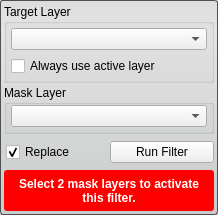
<?xml version="1.0" encoding="UTF-8"?>
<ui version="4.0">
 <class>RemoveFilterInterface</class>
 <widget class="QWidget" name="RemoveFilterInterface">
  <property name="geometry">
   <rect>
    <x>0</x>
    <y>0</y>
    <width>218</width>
    <height>215</height>
   </rect>
  </property>
  <property name="sizePolicy">
   <sizepolicy hsizetype="Preferred" vsizetype="Preferred">
    <horstretch>0</horstretch>
    <verstretch>0</verstretch>
   </sizepolicy>
  </property>
  <property name="minimumSize">
   <size>
    <width>213</width>
    <height>139</height>
   </size>
  </property>
  <property name="baseSize">
   <size>
    <width>213</width>
    <height>139</height>
   </size>
  </property>
  <property name="windowTitle">
   <string>RemoveFilter</string>
  </property>
  <property name="styleSheet">
   <string notr="true">QWidget#RemoveFilterInterface{
  border-radius: 3px;
  border: 1px solid rgb(80, 80,80);
  background-color: qlineargradient(spread:pad, x1:0.5, y1:0, x2:0.5, y2:0.960227, stop:0 rgba(221, 221, 221, 255), stop:0.155779 rgba(228, 228, 228, 255), stop:1 rgba(202, 204, 204, 255));      
}</string>
  </property>
  <layout class="QVBoxLayout" name="verticalLayout">
   <property name="spacing">
    <number>2</number>
   </property>
   <property name="margin">
    <number>4</number>
   </property>
   <item>
    <widget class="QGroupBox" name="target_groupbox_">
     <property name="title">
      <string>Target Layer</string>
     </property>
     <property name="alignment">
      <set>Qt::AlignLeading|Qt::AlignLeft|Qt::AlignTop</set>
     </property>
     <property name="checkable">
      <bool>false</bool>
     </property>
     <layout class="QVBoxLayout" name="verticalLayout_4">
      <property name="margin">
       <number>4</number>
      </property>
      <item>
       <widget class="QtUtils::QtDropableComboBox" name="target_layer_">
        <property name="sizePolicy">
         <sizepolicy hsizetype="Ignored" vsizetype="Fixed">
          <horstretch>0</horstretch>
          <verstretch>0</verstretch>
         </sizepolicy>
        </property>
       </widget>
      </item>
      <item>
       <widget class="QWidget" name="widget_2" native="true">
        <property name="minimumSize">
         <size>
          <width>0</width>
          <height>20</height>
         </size>
        </property>
        <layout class="QHBoxLayout" name="horizontalLayout_3">
         <property name="spacing">
          <number>0</number>
         </property>
         <property name="margin">
          <number>0</number>
         </property>
         <item>
          <widget class="QCheckBox" name="use_active_layer_">
           <property name="text">
            <string>Always use active layer</string>
           </property>
          </widget>
         </item>
        </layout>
       </widget>
      </item>
     </layout>
    </widget>
   </item>
   <item>
    <widget class="QGroupBox" name="connected_to_mask_groupbox_">
     <property name="title">
      <string>Mask Layer</string>
     </property>
     <property name="alignment">
      <set>Qt::AlignLeading|Qt::AlignLeft|Qt::AlignTop</set>
     </property>
     <layout class="QVBoxLayout" name="verticalLayout_5">
      <property name="leftMargin">
       <number>4</number>
      </property>
      <property name="topMargin">
       <number>0</number>
      </property>
      <property name="rightMargin">
       <number>4</number>
      </property>
      <property name="bottomMargin">
       <number>4</number>
      </property>
      <item>
       <widget class="QtUtils::QtDropableComboBox" name="mask_layer_">
        <property name="sizePolicy">
         <sizepolicy hsizetype="Ignored" vsizetype="Fixed">
          <horstretch>0</horstretch>
          <verstretch>0</verstretch>
         </sizepolicy>
        </property>
       </widget>
      </item>
     </layout>
    </widget>
   </item>
   <item>
    <widget class="QWidget" name="replaceRunWidget" native="true">
     <property name="minimumSize">
      <size>
       <width>0</width>
       <height>32</height>
      </size>
     </property>
     <property name="maximumSize">
      <size>
       <width>16777215</width>
       <height>32</height>
      </size>
     </property>
     <layout class="QHBoxLayout" name="horizontalLayout" stretch="1,1">
      <property name="spacing">
       <number>0</number>
      </property>
      <property name="leftMargin">
       <number>2</number>
      </property>
      <property name="topMargin">
       <number>0</number>
      </property>
      <property name="rightMargin">
       <number>0</number>
      </property>
      <property name="bottomMargin">
       <number>0</number>
      </property>
      <item>
       <widget class="QCheckBox" name="replaceCheckBox">
        <property name="text">
         <string>Replace</string>
        </property>
        <property name="checked">
         <bool>true</bool>
        </property>
       </widget>
      </item>
      <item>
       <widget class="QPushButton" name="runFilterButton">
        <property name="text">
         <string>Run Filter</string>
        </property>
       </widget>
      </item>
     </layout>
    </widget>
   </item>
   <item>
    <widget class="QWidget" name="message_alert_" native="true">
     <property name="minimumSize">
      <size>
       <width>0</width>
       <height>32</height>
      </size>
     </property>
     <property name="styleSheet">
      <string notr="true">QLabel#message_{
  color: white;
  font: bold;
}

QWidget#message_alert_{
  border-radius: 3px;
  background-color: red;
}</string>
     </property>
     <layout class="QHBoxLayout" name="horizontalLayout_5">
      <property name="spacing">
       <number>0</number>
      </property>
      <property name="margin">
       <number>4</number>
      </property>
      <item>
       <widget class="QLabel" name="message_">
        <property name="text">
         <string>Select 2 mask layers to activate this filter.</string>
        </property>
        <property name="alignment">
         <set>Qt::AlignCenter</set>
        </property>
        <property name="wordWrap">
         <bool>true</bool>
        </property>
       </widget>
      </item>
     </layout>
    </widget>
   </item>
  </layout>
 </widget>
 <customwidgets>
  <customwidget>
   <class>QtUtils::QtDropableComboBox</class>
   <extends>QComboBox</extends>
   <header location="global">QtUtils/Widgets/QtDropableComboBox.h</header>
  </customwidget>
 </customwidgets>
 <resources/>
 <connections/>
</ui>
